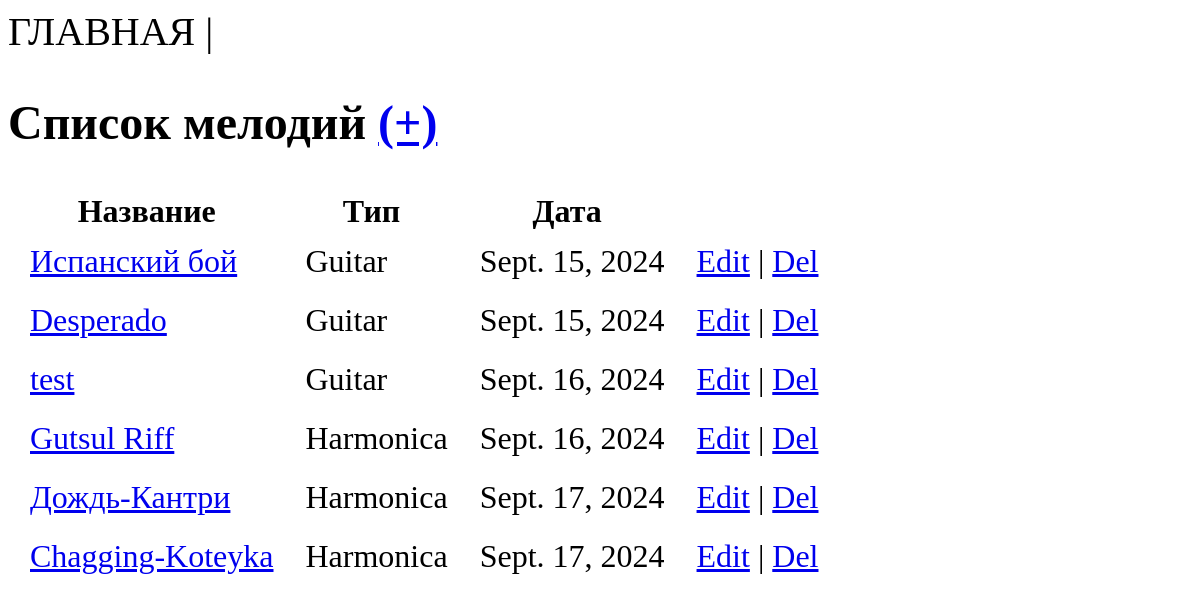
The page / on the database its author committed.
### app/models.py (models this page shows)
class Melody(models.Model):
    name = models.CharField(max_length=200, unique=True)
    type = models.CharField(max_length=20, null=True, blank=True)
    date = models.DateTimeField()
    comment = models.CharField(max_length=200, blank=True)

### app/views.py (the view)
# urls.py: path("", views.index),
def index(request):
    melodies = Melody.objects.all()
    return render(request, "index.html", {"melodies": melodies})

### app/templates/index.html (shortened to what this page needs)
{% extends "base.html" %}
    {% block menu %} ГЛАВНАЯ | {% endblock menu %}
    {% block header %} Список мелодий <a href="create_melody/">(+)</a> {% endblock header %}
    {% block content %}
        <body>
            <table>
                <thead><th>Название</th><th>Тип</th><th>Дата</th><th></th></thead>
                {% for melody in melodies %}
                <tr>
                    <td><a href="show_melody/{{melody.id}}">{{ melody.name }}</a></td>
                    <td>{{ melody.type }}</td>
                    <td>{{ melody.date.date }}</td>
                    <td><a href="edit_melody/{{melody.id}}">Edit</a> | <a href="delete_melody/{{melody.id}}">Del</a></td>
                </tr>
                {% endfor %}
            </table>
        </body>
    {% endblock content %}

### app/templates/base.html (style rules this page uses)
html * { max-height:999999px; }
body { font-size: 32px; }
td { padding: 10px; padding-left: 20px; }

### rows shown on the page
Melody: name "Испанский бой", type "Guitar", date "Sept. 15, 2024"
Melody: name "Desperado", type "Guitar", date "Sept. 15, 2024"
Melody: name "test", type "Guitar", date "Sept. 16, 2024"
Melody: name "Gutsul Riff", type "Harmonica", date "Sept. 16, 2024"
Melody: name "Дождь-Кантри", type "Harmonica", date "Sept. 17, 2024"
Melody: name "Chagging-Koteyka", type "Harmonica", date "Sept. 17, 2024"
